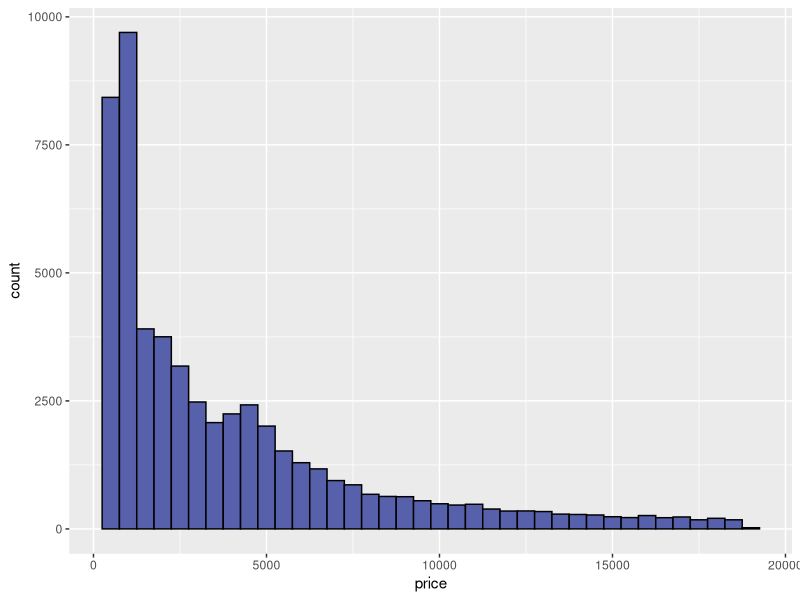
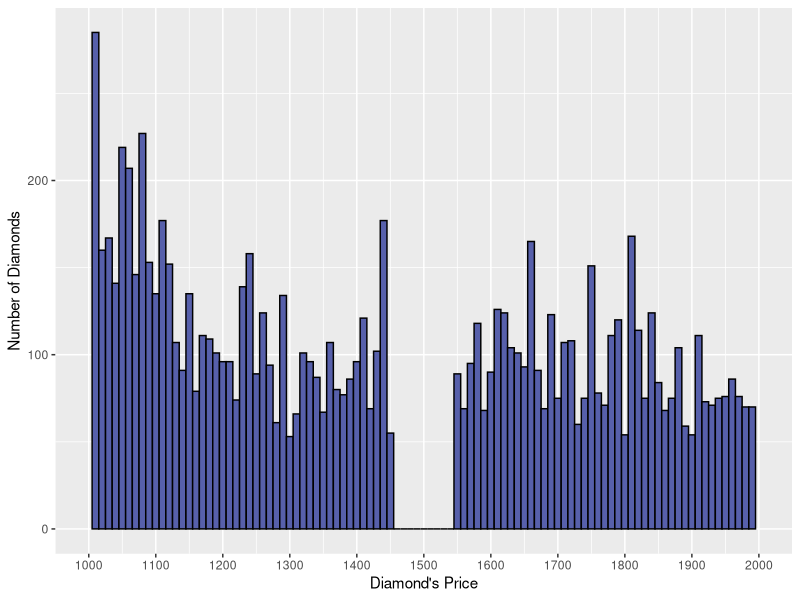
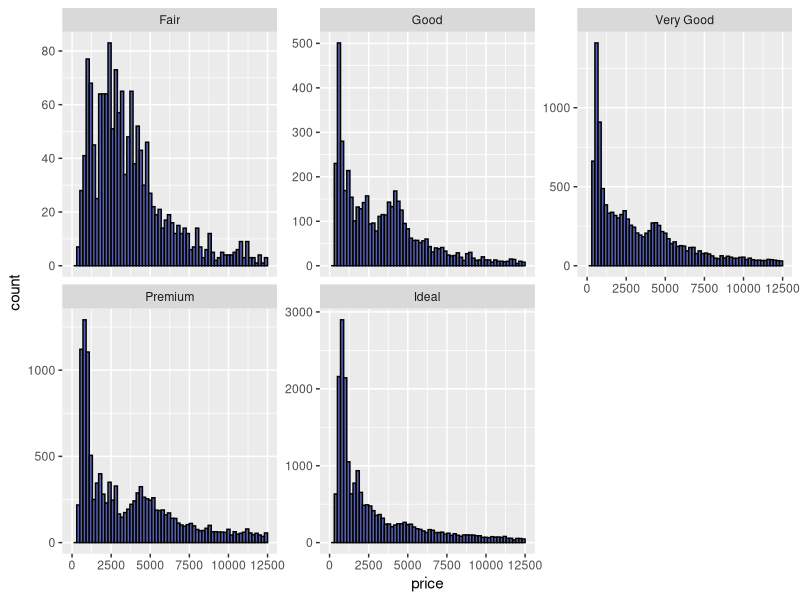
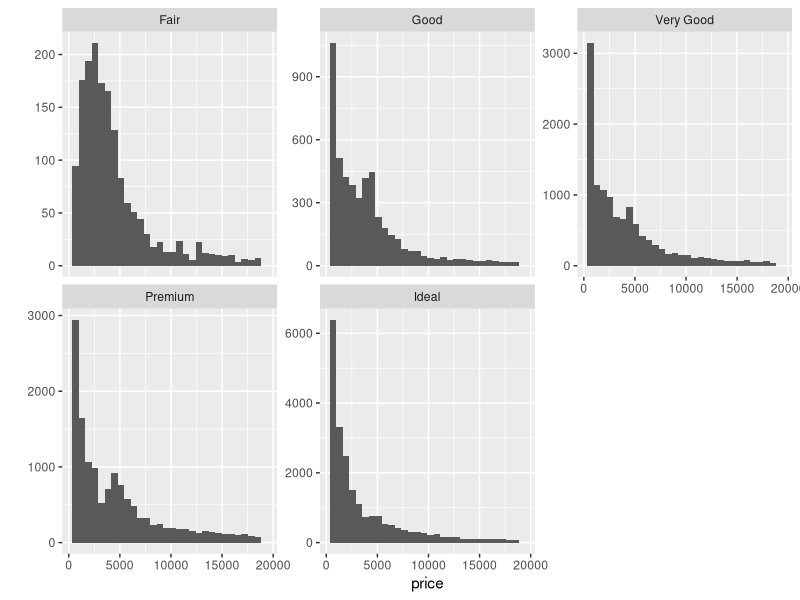
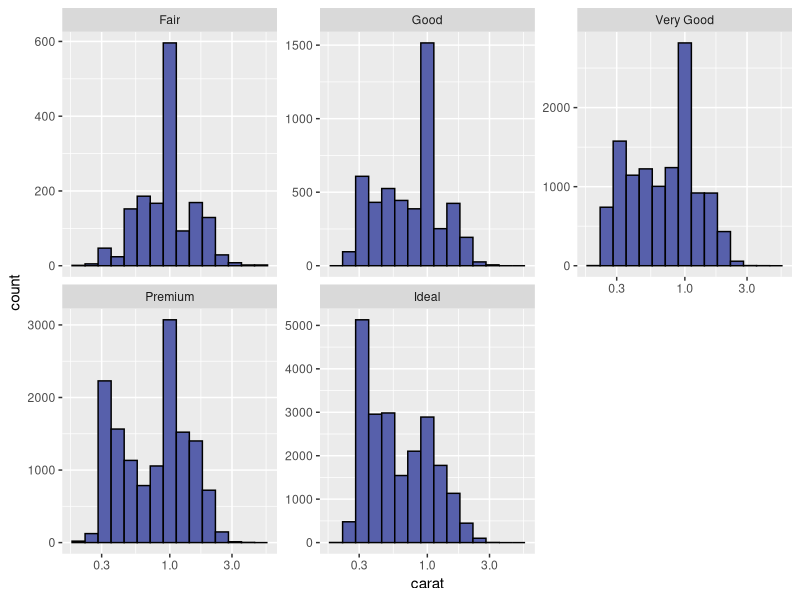
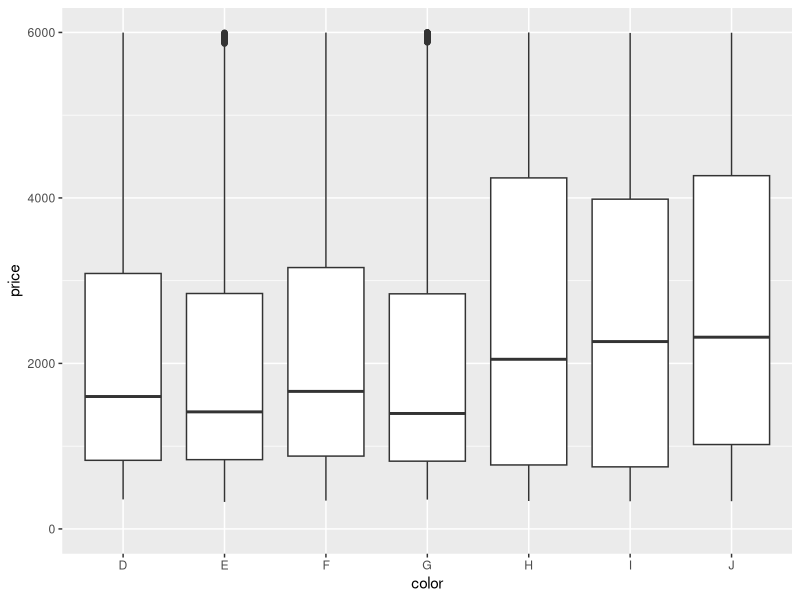

R code for these plots, in order:
## ---- chunk 1
knitr::opts_chunk$set(echo = TRUE)
## ---- chunk 2
library(ggplot2)
data("diamonds")
summary(diamonds)
## ---- chunk 3
dim(diamonds)

## ---- chunk 4
str(diamonds)
## ---- chunk 5
?diamonds
diamonds$color
## ---- chunk 6
ggplot(aes(x = price), data = diamonds) +
  geom_histogram(binwidth = 500, color = 'black', fill ='#5760AB')
## ---- chunk 7
summary(diamonds$price)
## ---- chunk 8
less500 <- subset(diamonds, price < 500, select = (price))
less250 <- subset(diamonds, price < 250, select = (price))
more_eq_15000 <- subset(diamonds, price >= 15000, select = (price))

length(less500$price)
length(less250$price)
length(more_eq_15000$price)
## ---- chunk 9
ggplot(aes(x = price), data = diamonds) +
  geom_histogram(binwidth = 10, color = 'black', fill ='#5760AB') +
  scale_x_continuous(breaks = seq(1000,2000,100), limits = c(1000,2000)) +
  xlab('Diamond\'s Price') +
  ylab('Number of Diamonds')
## ---- chunk 10
 ggplot(aes(x = price), data = diamonds) +
  geom_histogram(binwidth = 200, color = 'black', fill ='#5760AB') +
  scale_x_continuous(breaks = seq(0,12500,2500),limits = c(0,12500)) +
  facet_wrap(~cut, ncol = 3, scales = "free_y")
## ---- chunk 11
by(diamonds$price, diamonds$cut, summary)
## ---- chunk 12
qplot(x = price, data = diamonds) + facet_wrap(~cut, scales ="free_y")  
## ---- chunk 13
 ggplot(aes(x = carat), data = diamonds) +
  geom_histogram(binwidth = 0.1, color = 'black', fill ='#5760AB') +
  facet_wrap(~cut, ncol = 3, scales = "free_y") +
  scale_x_log10()
## ---- chunk 14
ggplot(aes(x = color, y = price), data = diamonds) +
   scale_y_continuous(limits = c(0,6000)) +
  geom_boxplot() 
  
## ---- chunk 15
by(diamonds$price, diamonds$color, summary)
## ---- chunk 16
IQR(subset(diamonds, color == "J")$price)


## ---- chunk 17
IQR(subset(diamonds, color == "D")$price)
